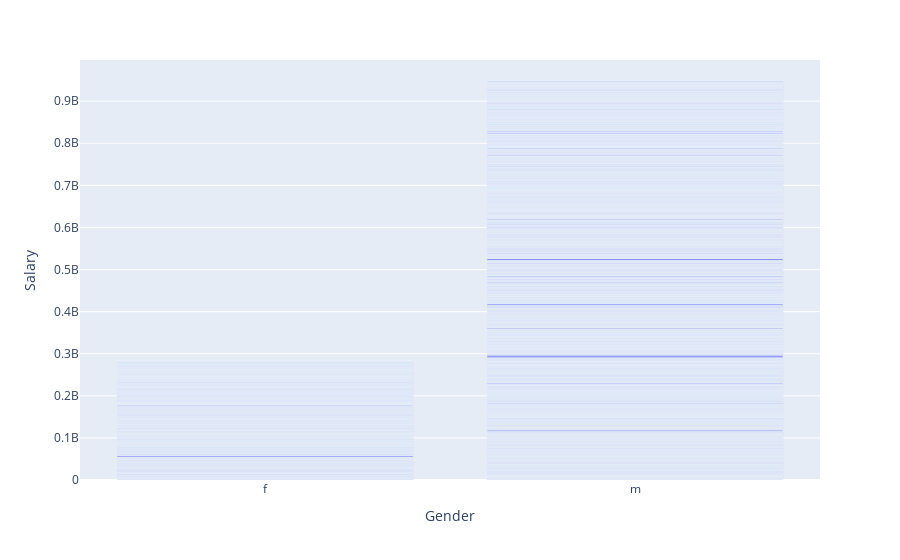

Source (notebook cell):
### Markdown cell above
## In this Bar Graph i conclude that there are more Male students present

### Code cell
px.bar(df, y = 'Salary', x = 'Gender')

### Figure 1 — Plotly figure (JSON) as saved in the notebook; plotly's stock layout.template omitted (floating-point values rounded to 4 significant figures; data arrays with more than 128 entries replaced by an {"elided": "..."} marker saying what was removed)
{"data": [{"alignmentgroup": "True", "hovertemplate": "Gender=%{x}<br>Salary=%{y}<extra></extra>", "legendgroup": "", "marker": {"color": "#636efa"}, "name": "", "offsetgroup": "", "orientation": "v", "showlegend": false, "textposition": "auto", "type": "bar", "x": {"elided": "3998 str values"}, "xaxis": "x", "y": {"elided": "3998 int values"}, "yaxis": "y"}], "layout": {"barmode": "relative", "legend": {"tracegroupgap": 0}, "margin": {"t": 60}, "xaxis": {"anchor": "y", "domain": [0, 1], "title": {"text": "Gender"}}, "yaxis": {"anchor": "x", "domain": [0, 1], "title": {"text": "Salary"}}}}
